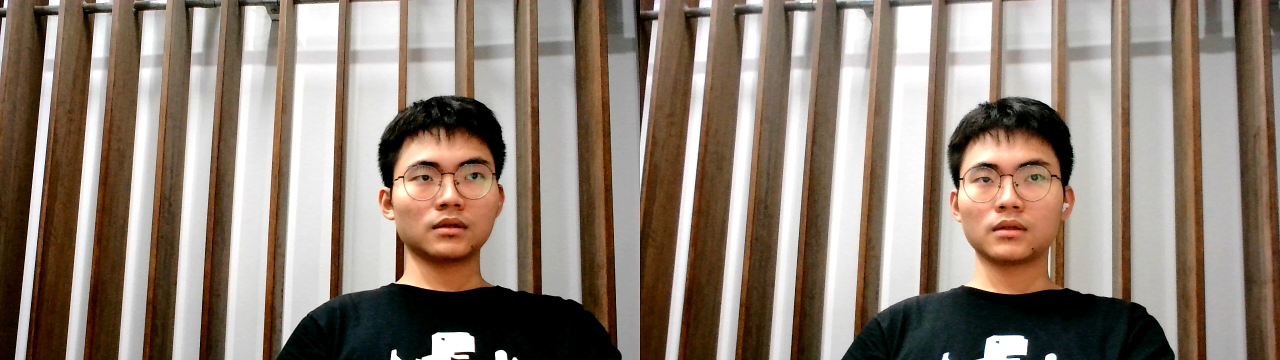
#> input picture Refer/data/left_5.jpg, 2560 x 720 px, found by its file name (shown at 1/2 size)
$ python img_rectified.py
#> lines starting #> are read from the running program, lines starting #| are printed output that depends on the picture; after the words box and inside, x2 and y2 are one past the last pixel; in counts of white or black regions, pixels touching at a corner belong together
# author: young
import cv2
import camera_configs

img = cv2.imread('D:\DeepLearn\data\left_5.jpg')
#> img is the input picture: shape (720, 2560, 3); mean B, G, R 117.2, 129.5, 144.1

img_left = img[0:720, 0:1280]
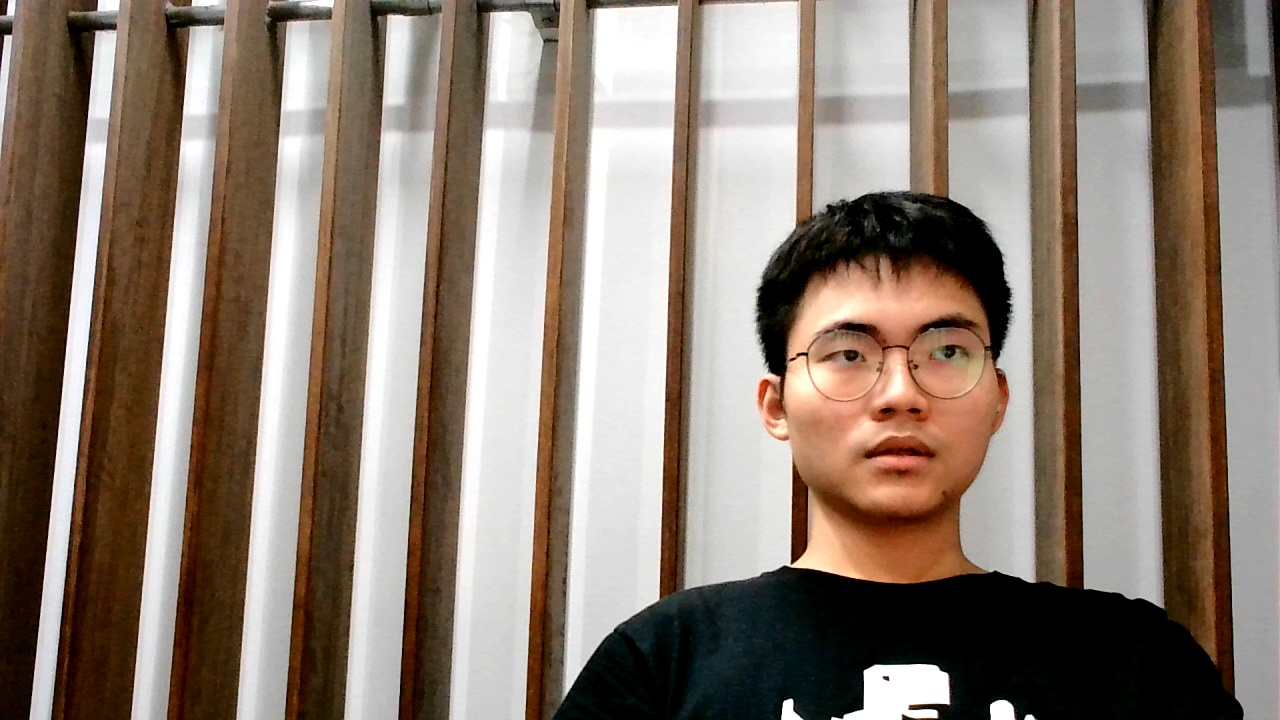
#> img_left: shape (720, 1280, 3); mean B, G, R 114.4, 126.7, 141.2
img_right = img[0:720, 1280:2560]
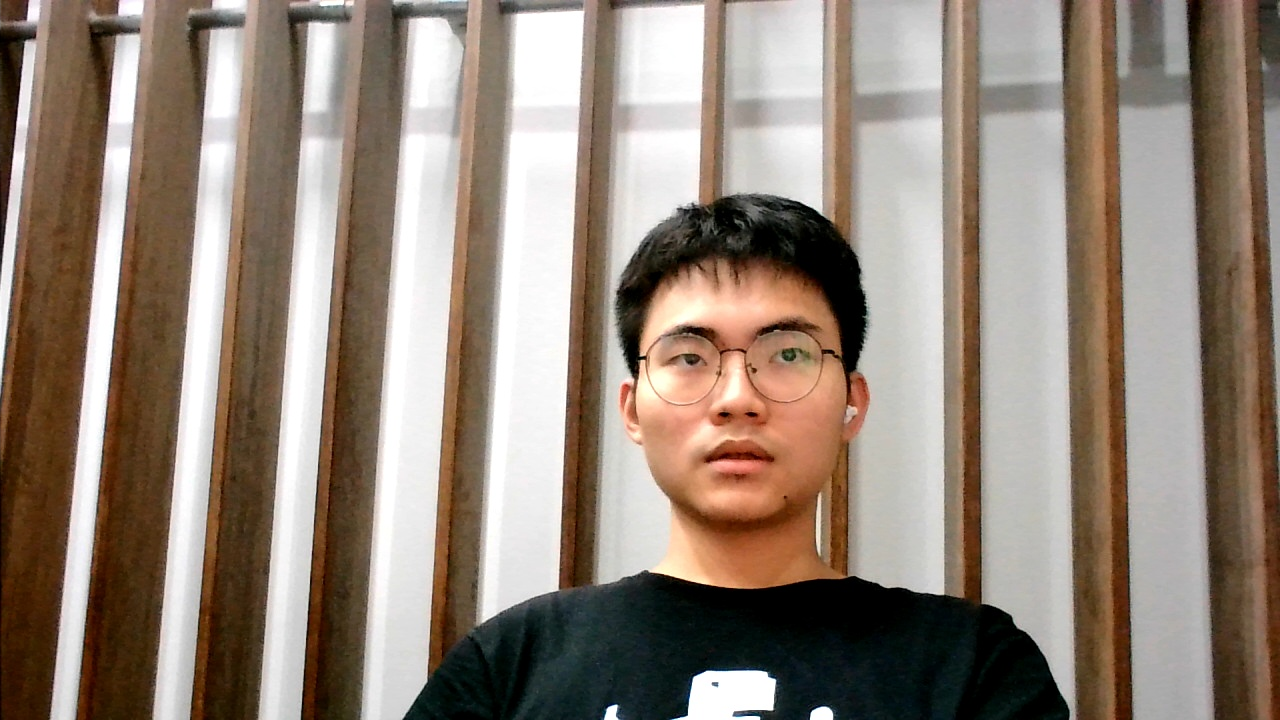
#> img_right: shape (720, 1280, 3); mean B, G, R 119.9, 132.4, 146.9

img_left_rectified = cv2.remap(img_left, camera_configs.left_map1, camera_configs.left_map2, cv2.INTER_LINEAR)
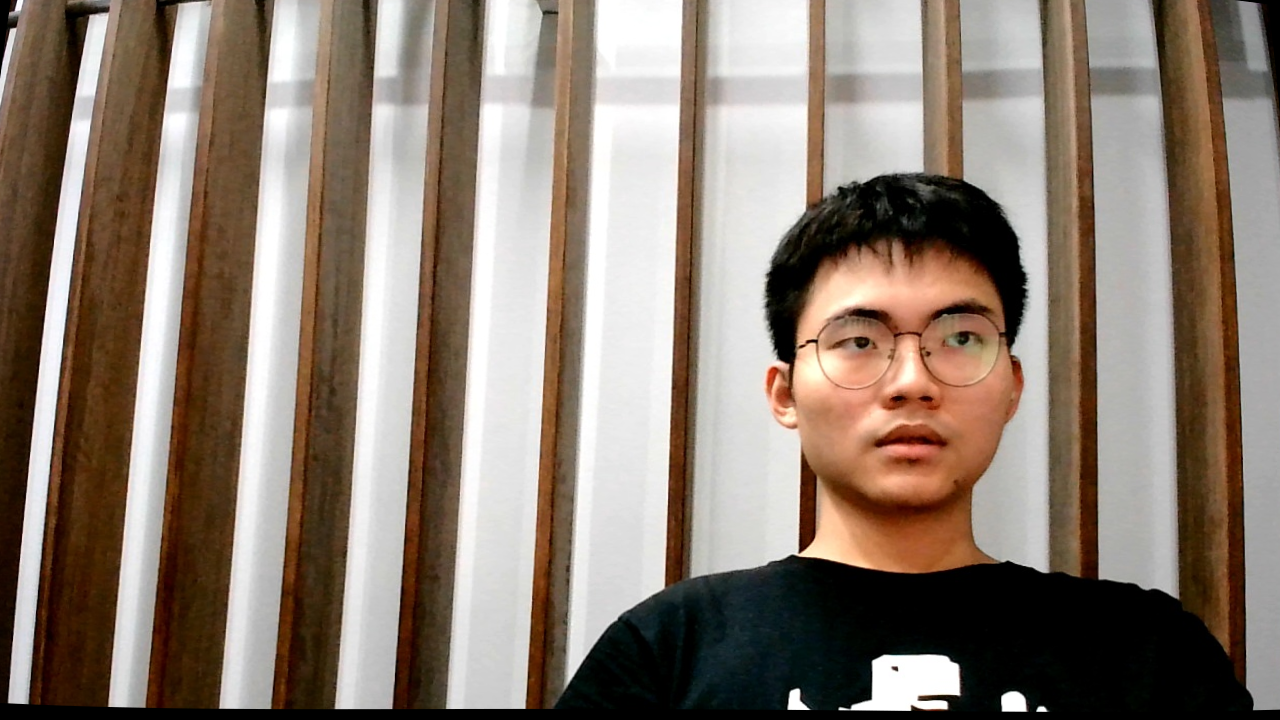
#> img_left_rectified: shape (720, 1280, 3); mean B, G, R 113.9, 125.9, 140.3
img_right_rectified = cv2.remap(img_right, camera_configs.right_map1, camera_configs.right_map2, cv2.INTER_LINEAR)
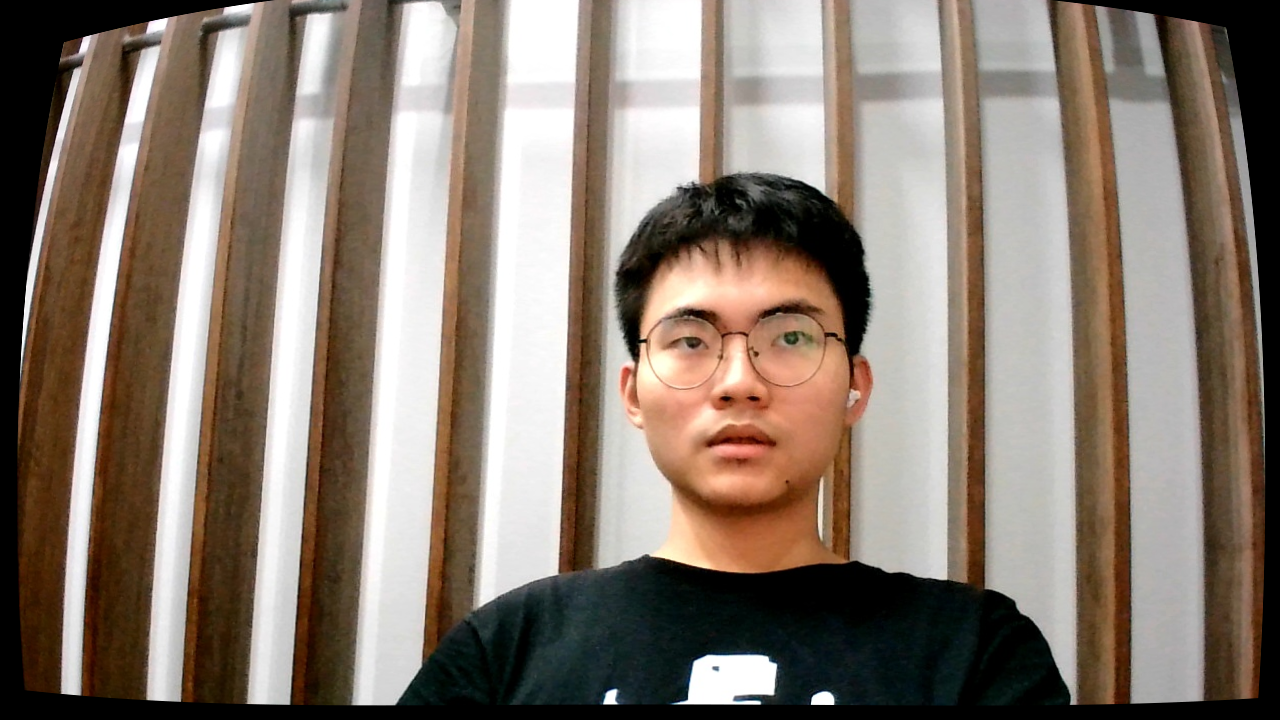
#> img_right_rectified: shape (720, 1280, 3); mean B, G, R 112.8, 124.2, 137.5
concat = cv2.hconcat([img_left_rectified, img_right_rectified])


i = 0
while (i < 720):
    cv2.line(img, (0, i), (2559, i), (0, 255, 0))
    cv2.line(concat, (0, i), (2559, i), (0, 255, 0))
    i = i + 36
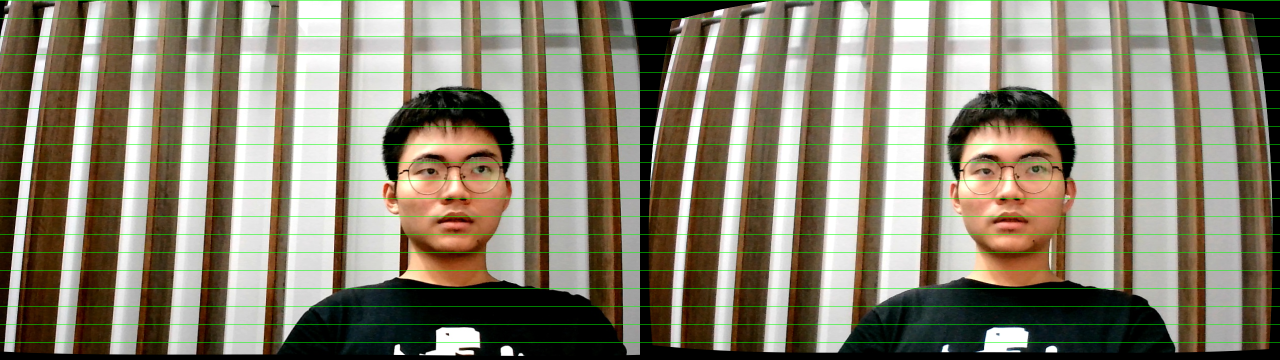
#> concat: shape (720, 2560, 3) (shown at 1/2 size); mean B, G, R 110.1, 128.6, 135
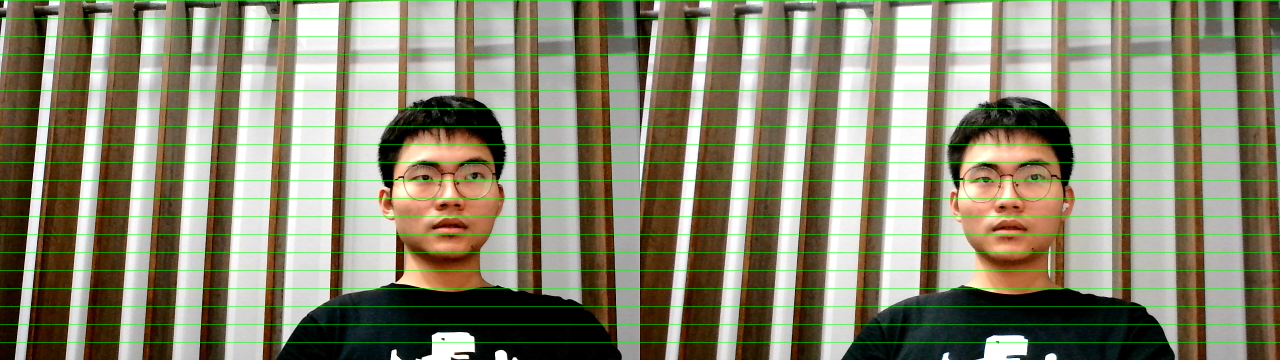
#> img: shape (720, 2560, 3) (shown at 1/2 size); 2.78% of pixels changed, all inside (x1, y1, x2, y2) = (0, 0, 2560, 685)
#> after the loop, i = 720

cv2.imshow('original', img)
cv2.imshow('rectified', concat)

cv2.waitKey(0)

$ run again, with Refer/data/left_1.jpg copied over Refer/data/left_5.jpg
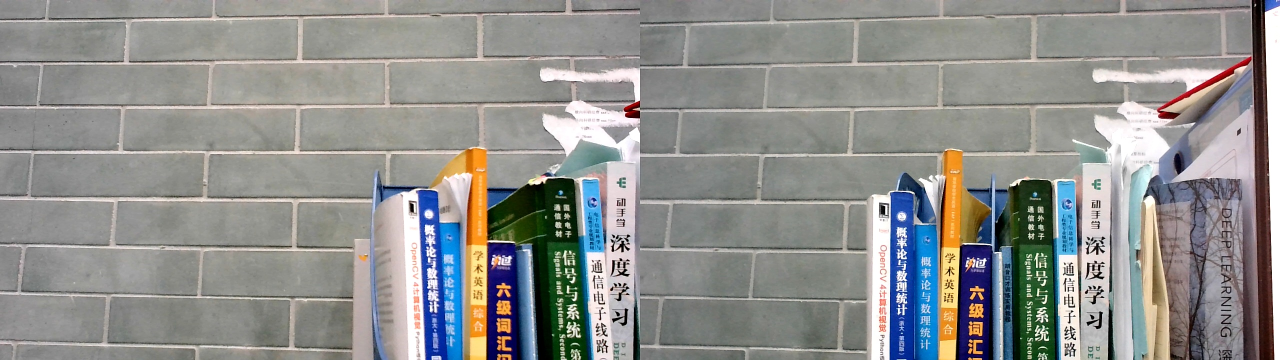
#> input picture Refer/data/left_1.jpg, 2560 x 720 px, found by its file name (shown at 1/2 size)
#> img is the input picture: shape (720, 2560, 3); mean B, G, R 141.1, 143.6, 143
#> after the loop `while (i < 720):`:
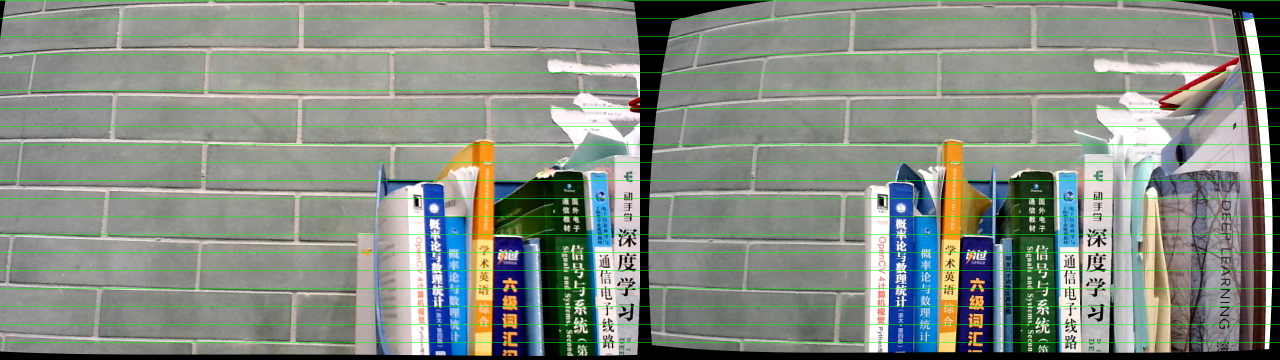
#> concat: shape (720, 2560, 3) (shown at 1/2 size); mean B, G, R 131.2, 140.8, 132.9
#> after the loop `while (i < 720):`:
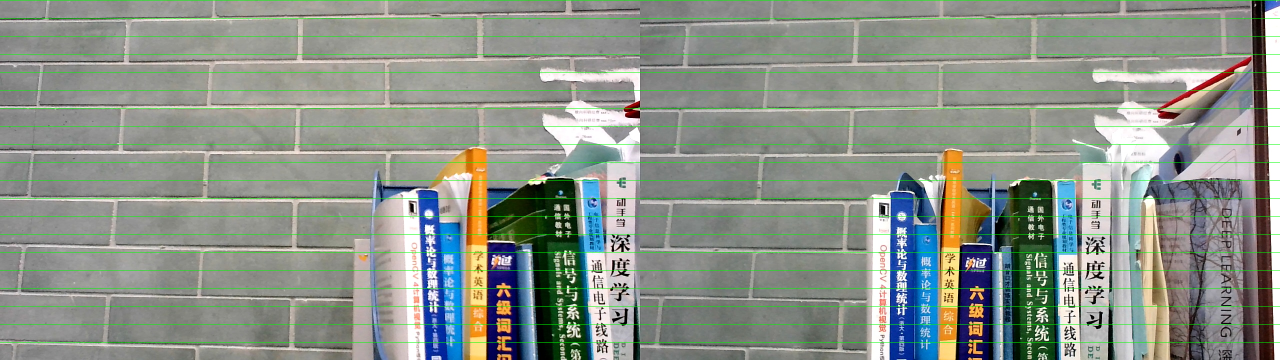
#> img: shape (720, 2560, 3) (shown at 1/2 size); 2.78% of pixels changed, all inside (x1, y1, x2, y2) = (0, 0, 2560, 685)
#> after the loop `while (i < 720):`: i = 720

$ run again, with Refer/data/left_2.jpg copied over Refer/data/left_5.jpg
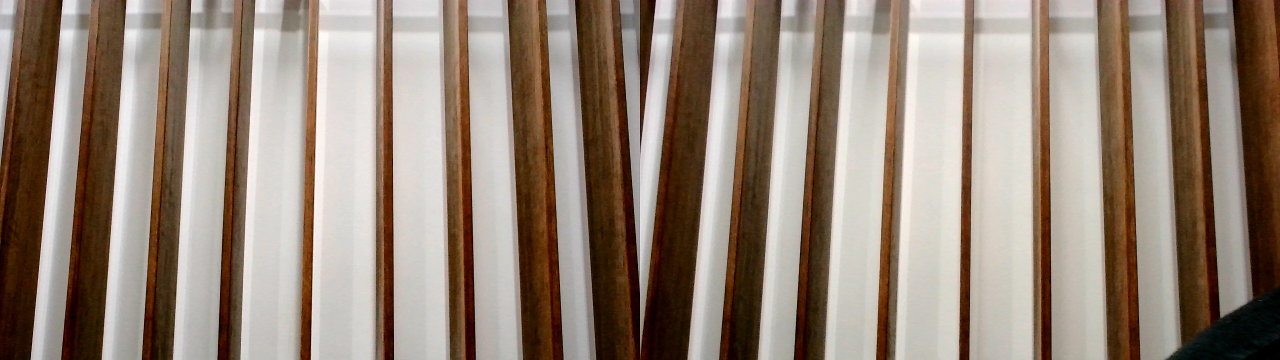
#> input picture Refer/data/left_2.jpg, 2560 x 720 px, found by its file name (shown at 1/2 size)
#> img is the input picture: shape (720, 2560, 3); mean B, G, R 120.8, 134.3, 150
#> after the loop `while (i < 720):`:
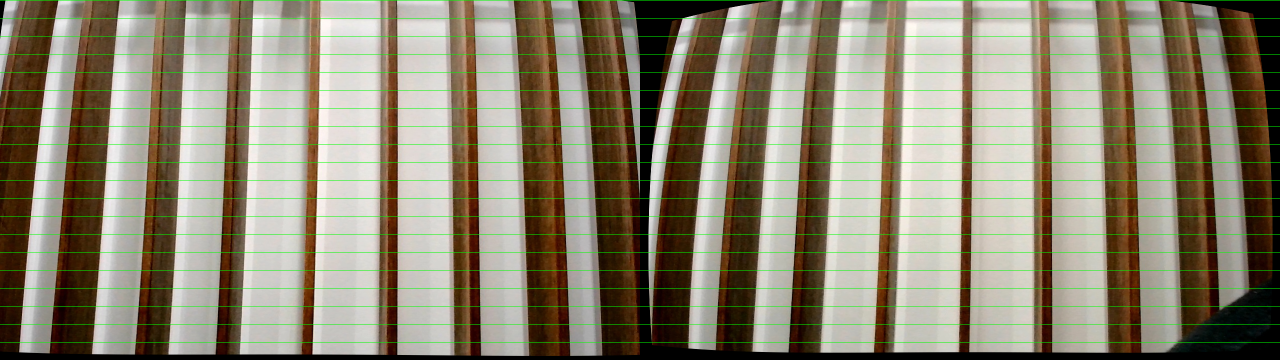
#> concat: shape (720, 2560, 3) (shown at 1/2 size); mean B, G, R 114.6, 134.3, 141.6
#> after the loop `while (i < 720):`:
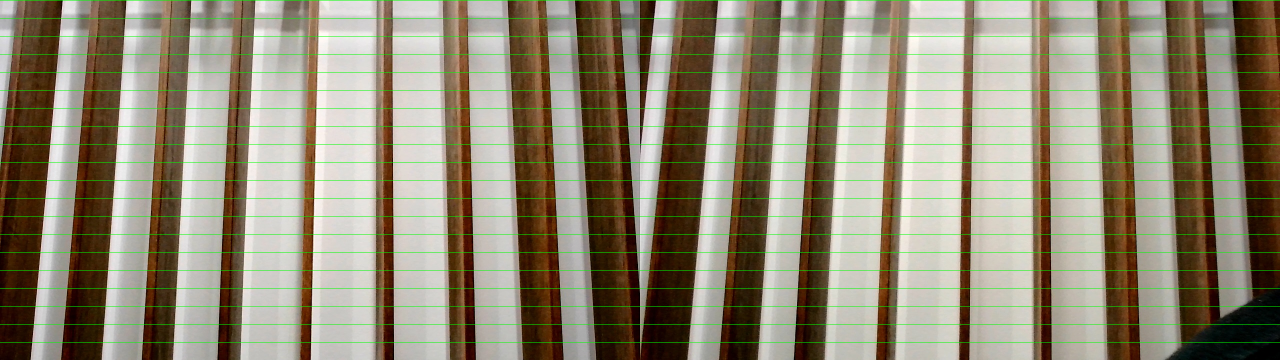
#> img: shape (720, 2560, 3) (shown at 1/2 size); 2.78% of pixels changed, all inside (x1, y1, x2, y2) = (0, 0, 2560, 685)
#> after the loop `while (i < 720):`: i = 720

$ run again, with Refer/data/left_3.jpg copied over Refer/data/left_5.jpg
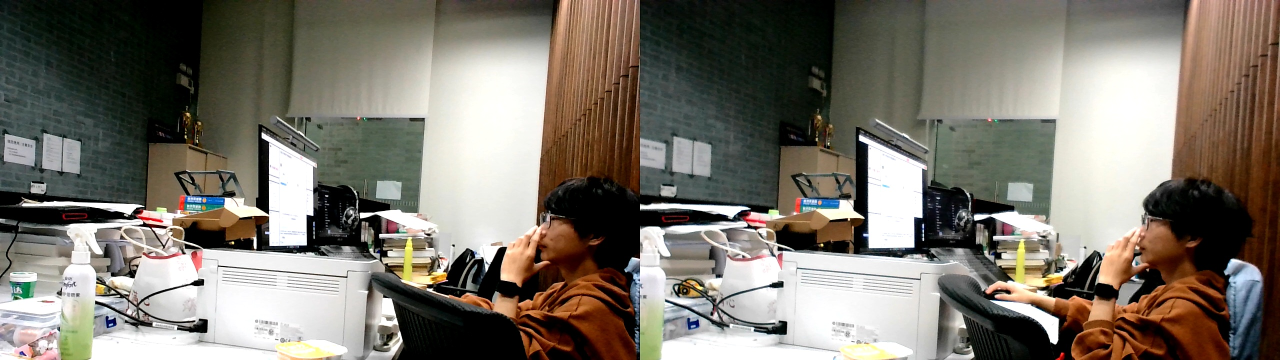
#> input picture Refer/data/left_3.jpg, 2560 x 720 px, found by its file name (shown at 1/2 size)
#> img is the input picture: shape (720, 2560, 3); mean B, G, R 107.3, 117.3, 123.2
#> after the loop `while (i < 720):`:
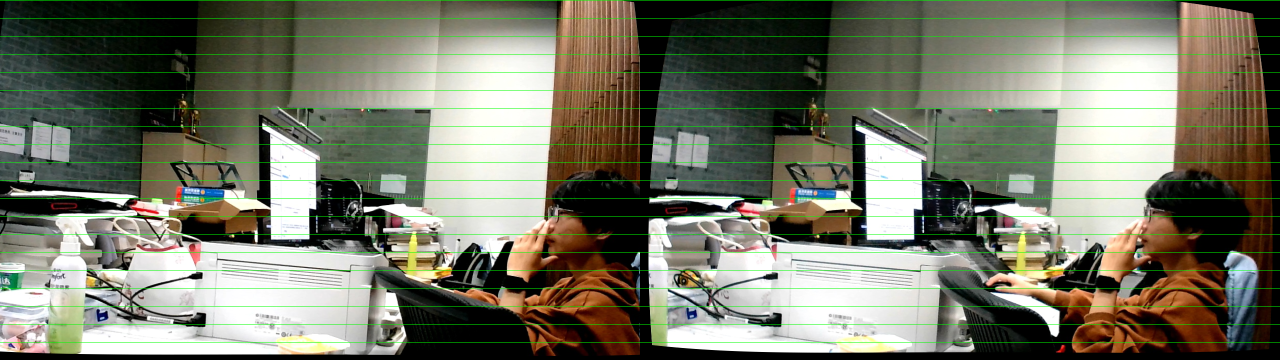
#> concat: shape (720, 2560, 3) (shown at 1/2 size); mean B, G, R 103, 119.5, 117.9
#> after the loop `while (i < 720):`:
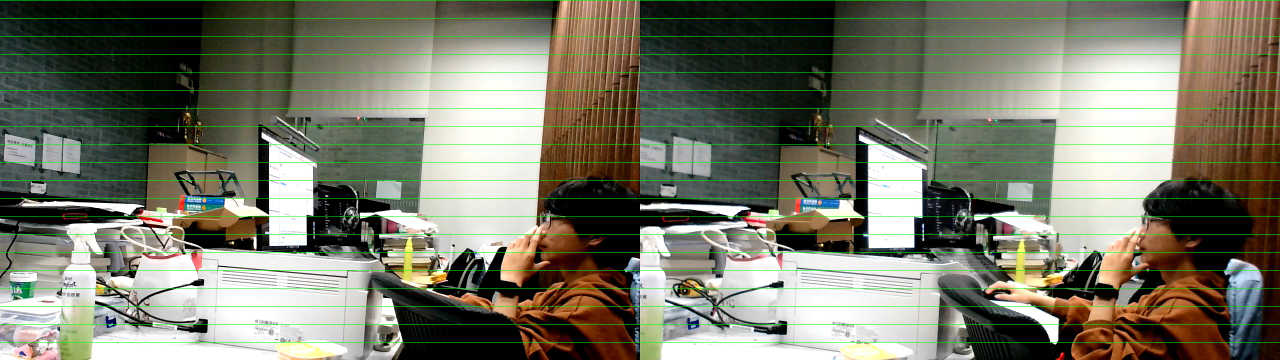
#> img: shape (720, 2560, 3) (shown at 1/2 size); 2.78% of pixels changed, all inside (x1, y1, x2, y2) = (0, 0, 2560, 685)
#> after the loop `while (i < 720):`: i = 720
